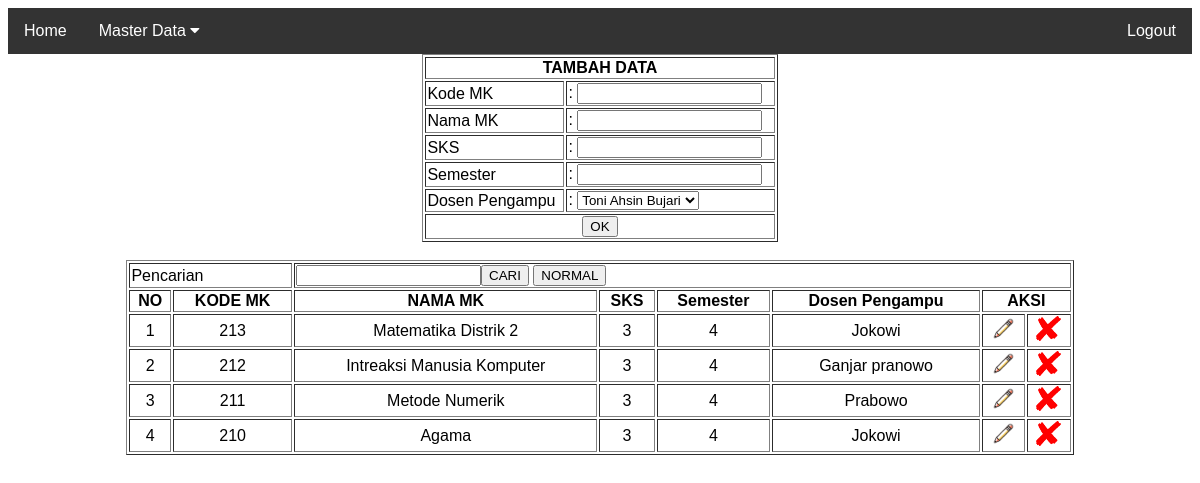
Screenshot of /index.php?menu=m_mata_kuliah (signed in) with the database file from the repository.
### tables this page shows
CREATE TABLE `m_matakuliah` (
  `id` int(11) NOT NULL,
  `kode_mk` varchar(10) NOT NULL,
  `nama_mk` varchar(100) NOT NULL,
  `sks` int(3) NOT NULL,
  `smt` int(3) NOT NULL,
  `id_dosen` varchar(100) NOT NULL
);

CREATE TABLE `m_dosen` (
  `id` int(11) NOT NULL,
  `id_dosen` varchar(20) NOT NULL,
  `nama_dosen` varchar(100) NOT NULL
);

### matakuliah.php (the view, shortened to what this page needs)
<?php
include "koneksidb.php";
$form_action = "index.php?menu=m_mata_kuliah";
$form_title = "TAMBAH DATA";
$kode_mk = "";
$nama_mk = "";
$sks = "";
$sem = "";
$id_dosen        = "";
$is_update = false;
$dosen_options = "";
$dosen_query = mysqli_query($conn, "SELECT id_dosen, nama_dosen FROM m_dosen");
while ($dosen = mysqli_fetch_assoc($dosen_query)) {
    $selected = ($dosen['id_dosen'] == $id_dosen) ? "selected" : "";
    $dosen_options .= "<option value='{$dosen['id_dosen']}' $selected>{$dosen['nama_dosen']}</option>";
}
echo "<table border='1' width='30%' align='center'>";
echo "<form method='POST' action='$form_action'>";
echo "<tr><th colspan='2'>$form_title</th></tr>";
echo "<tr><td>Kode MK</td><td>: <input type='text' name='kode_mk' value='$kode_mk' required></td></tr>";
echo "<tr><td>Nama MK</td><td>: <input type='text' name='nama_mk' value='$nama_mk' required></td></tr>";
echo "<tr><td>SKS</td><td>: <input type='number' name='sks' value='$sks' required></td></tr>";
echo "<tr><td>Semester</td><td>: <input type='number' name='smt' value='$sem' required></td></tr>";
echo "<tr><td>Dosen Pengampu</td><td>: <select name='id_dosen' required>$dosen_options</select></td></tr>";
echo "<tr><th colspan='2'><input type='submit' value='OK' name='" . ($is_update ? "tombol_ubah" : "tombol_tambah") . "'></th></tr>";
echo "</form>";
echo "</table>";
$keyword = '';
if (isset($_POST['search'])) {
    $keyword = $_POST['keyword'];
    $keyword = mysqli_real_escape_string($conn, $keyword);
    $query = "SELECT * FROM m_matakuliah
        WHERE kode_mk LIKE '%$keyword%' OR nama_mk LIKE '%$keyword%'
        ORDER BY id DESC";
} else {
    $query = "SELECT * FROM m_matakuliah
        ORDER BY id DESC";
}
$a = mysqli_query($conn, $query);
$no = 0;
echo "<br>";
echo "<table border='1' width='80%' align='center'>";
echo "<form method='POST' action=''>";
echo "<tr ><td colspan=2>Pencarian</td><td colspan=8><input type=text name=keyword value='$keyword'><input type='submit' name='search' value='CARI'> <input type='submit' value='NORMAL'></td></tr>";
echo "<tr ><th> NO </th><th> KODE MK </th><th> NAMA MK </th><th> SKS </th><th> Semester </th><th> Dosen Pengampu </th><th colspan=2>AKSI</th></tr>";
echo "</form>";
while ($b = mysqli_fetch_array($a)) {
    $no = $no + 1;
    $dosen = mysqli_fetch_assoc(mysqli_query($conn, "SELECT nama_dosen FROM m_dosen WHERE id_dosen='{$b['id_dosen']}'"))['nama_dosen'];
    echo "<tr align='center'><td> $no </td> <td> $b[kode_mk] </td> <td> $b[nama_mk] </td> <td>$b[sks]</td><td>$b[smt]</td><td>$dosen</td>";
    echo "<td><a href='index.php?menu=m_mata_kuliah&id=$b[id]'><img src='ubah.png' style='width:25px;height:25px;'></a></td>";
    echo "<td><a href='index.php?menu=m_mata_kuliah&delete_id=$b[id]'><img src='pngwing.com.png' style='width:25px;height:25px;'></a></td></tr>";
}
echo "</table>";
?>

### index.php (shortened to what this page needs)
<?php
if (isset($_SESSION['kunci'])) {
?>
    <!DOCTYPE html>
    <html>
    <head>
        <link rel="stylesheet" href="https://cdnjs.cloudflare.com/ajax/libs/font-awesome/4.7.0/css/font-awesome.min.css">
    </head>
    <body style="background-color:white;">
        <div class="navbar">
            <a href="index.php">Home</a>
            <div class="dropdown">
                <button class="dropbtn">Master Data
                    <i class="fa fa-caret-down"></i>
                </button>
            </div>
            <a href="logout.php">Logout</a>
        </div>
        <div>
            <?php
            if (isset($_GET['menu'])) {
                 if($_GET['menu'] == 'm_mata_kuliah') {
                     include "matakuliah.php";
                }
            }
            ?>
        </div>
    </body>
    </html>
<?php
} else {
    echo "Maaf ini halaman khusus klik <a href='form_login.php'>DISINI</a> untuk masuk";
}
?>

### index.php (style rules this page uses)
body { font-family: Arial, Helvetica, sans-serif; }
.navbar { overflow: hidden; background-color: #333; }
.navbar a { float: left; font-size: 16px; color: white; text-align: center; padding: 14px 16px; text-decoration: none; }
.dropdown { float: left; overflow: hidden; }
.dropdown .dropbtn { font-size: 16px; border: none; outline: none; color: white; padding: 14px 16px; background-color: inherit; font-family: inherit; margin: 0; }
.navbar a[href="logout.php"] { float: right; }

### rows the page displays
m_matakuliah: kode_mk "213", nama_mk "Matematika Distrik 2", sks "3", smt "4", id_dosen.nama_dosen "Jokowi"
m_matakuliah: kode_mk "212", nama_mk "Intreaksi Manusia Komputer", sks "3", smt "4", id_dosen.nama_dosen "Ganjar pranowo"
m_matakuliah: kode_mk "211", nama_mk "Metode Numerik", sks "3", smt "4", id_dosen.nama_dosen "Prabowo"
m_matakuliah: kode_mk "210", nama_mk "Agama", sks "3", smt "4", id_dosen.nama_dosen "Jokowi"

### other values shown
$form_title "TAMBAH DATA"
form field id_dosen "Toni Ahsin Bujari"
